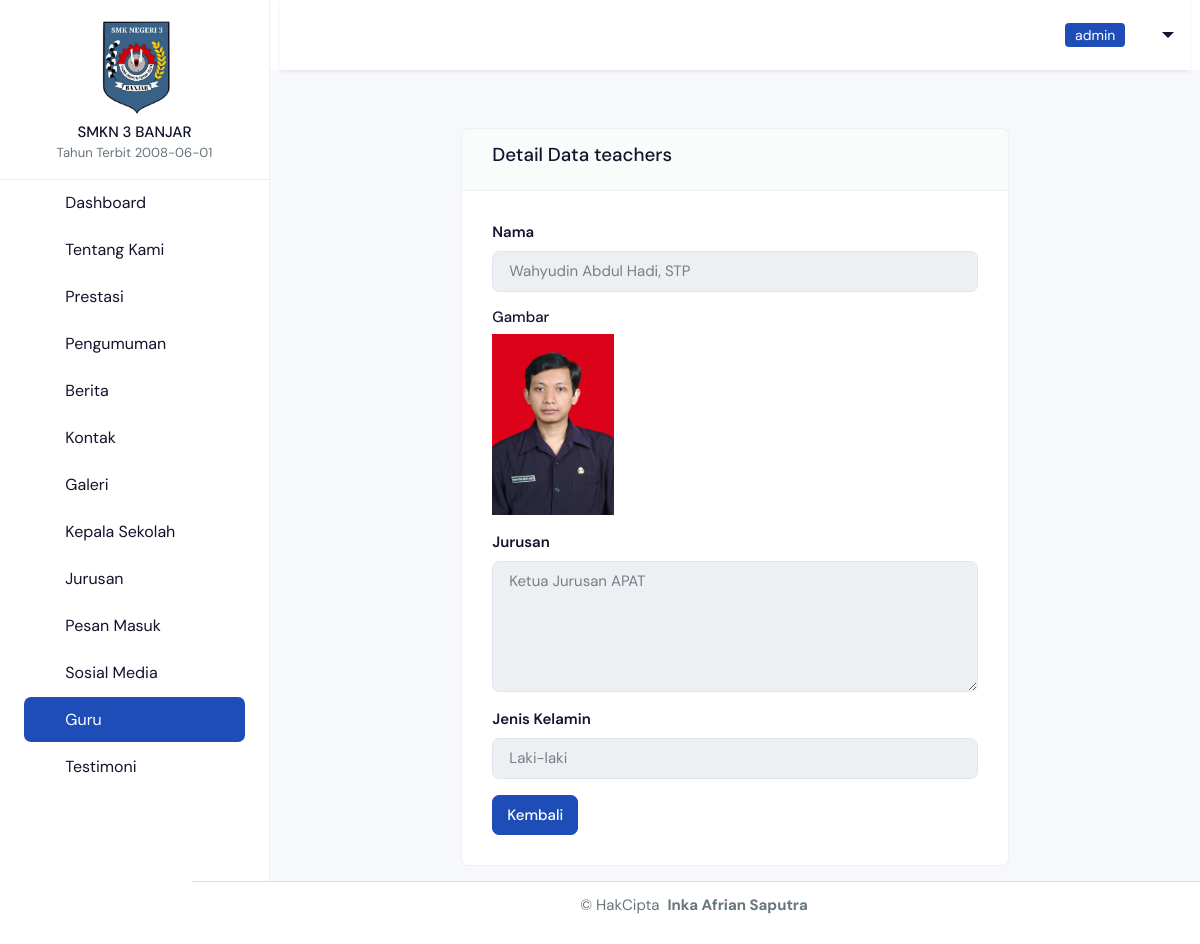
The app's page /backend/pages/teachers/detail.php?id=16 (signed in) with its own data.
### tables this page shows
CREATE TABLE `abouts` (
  `id` bigint NOT NULL,
  `school_name` varchar(255) NOT NULL,
  `school_logo` text NOT NULL,
  `school_banner` varchar(200) NOT NULL,
  `school_video` varchar(255) DEFAULT NULL,
  `school_tagline` varchar(255) NOT NULL,
  `school_description` text NOT NULL,
  `since` date NOT NULL,
  `alamat` varchar(255) NOT NULL
);

CREATE TABLE `teachers` (
  `id` bigint NOT NULL,
  `teachers_name` varchar(255) NOT NULL,
  `teachers_photo` text NOT NULL,
  `teachers_major` text NOT NULL,
  `gender` enum('Laki-laki','Perempuan') DEFAULT NULL
);

### backend/action/teachers/show.php (called while the page is built, shortened)
<?php
$id = $_GET['id'];
$qSelect = "SELECT * FROM teachers WHERE id='$id'";
$result = mysqli_query($connect, $qSelect) or die (mysqli_error($connect));
$teachers = $result->fetch_object();

### backend/pages/teachers/detail.php (the view, shortened to what this page needs)
<?php
$current_dir = 'teachers';
include '../../partials/header.php';
include '../../partials/sidebar.php';
include '../../partials/navbar.php';
?>
 <div id="layoutSidenav_content">
 <div class="row px-5 mt-5  justify-content-center">
    <div class="col-9">
        <div class="card">
            <div class="card-header">
                <h5>Detail Data teachers</h5>
            </div>
            <div class="card-body">
                <?php
                include '../../action/teachers/show.php';
                ?>
                <form action="../../action/teachers/update.php?id=<?= $teachers->id?>" method="POST" enctype="multipart/form-data">
                    <div class="mb-3">
                        <label for="teachers_nameInput" class="form-label">Nama</label>
                        <input type="text" name="teachers_name" class="form-control" id="teachers_nameInput" placeholder="Masukan judul..." required value="<?=$teachers->teachers_name?>" disabled>
                    </div>
                    <div class="mb-3">
                        <h6>Gambar</h6>
                        <img class="w-25" src="../../../storages/teachers/<?=$teachers->teachers_photo?>" alt="teachers_photo">
                    </div>
                    <div class="mb-3">
                        <label for="teachers_majorInput" class="form-label">Jurusan</label>
                        <textarea name="teachers_major" id="teachers_major" class="form-control" disabled placeholder="Masukan deskripsi..." rows="5"><?=$teachers->teachers_major?></textarea>
                    </div>
                      <div class="mb-3">
                    <label for="gender" class="form-label">Jenis Kelamin</label>
                    <select name="gender" id="gender" class="form-control" required value="<?=$teachers->gender?>" disabled>
                        <option  value="Laki-laki"  <?= ($teachers->gender == 'Laki-laki')? 'selected' : ''?>>Laki-laki</option>
                    </select>
                    </div>
                    <a href="./index.php" class="btn btn-primary">Kembali</a>
                </form>
            </div>
        </div>
    </div>
 </div>
    <?php
    include '../../partials/footer.php';
    include '../../partials/script.php';
    ?>

### backend/partials/sidebar.php (shortened to what this page needs)
<?php
$userRole = isset($_SESSION['user_role']) ? strtolower($_SESSION['user_role']) : null;
$qAbouts = "SELECT * FROM abouts LIMIT 1";
$result = mysqli_query($connect, $qAbouts) or die(mysqli_error($connect));
$item = $result->fetch_object();
?>
<body class="d-flex flex-column min-vh-100">
  <div class="page-wrapper" id="main-wrapper" data-layout="vertical" data-navbarbg="skin6" data-sidebartype="full"
    data-sidebar-position="fixed" data-header-position="fixed">
    <aside class="left-sidebar flex-shrink-0">
      <div>
        <div class="text-center py-3 border-bottom">
            <img src="../../../storages/about/<?= $item->school_logo ?>"
                alt="Logo Sekolah"
                class="img-fluid mb-2"
                style="max-width: 80px; height: auto; object-fit: contain; background: transparent;">
            <h6 class="text-dark fw-bold text-uppercase mb-0"><?= $item->school_name ?></h6>
            <small class="text-dark-50">Tahun Terbit <?= $item->since ?></small>
        </div>
        <nav class="sidebar-nav scroll-sidebar" data-simplebar="">
          <ul id="sidebarnav">
           <li class="sidebar-item">
  <a class="sidebar-link"  href="../dashboard/index.php">
    <i class="ti ti-layout-dashboard"></i>
    <span class="hide-menu">Dashboard</span>
  </a>
</li>
<?php if ($userRole === 'admin'): ?>
<li class="sidebar-item">
   <a class="sidebar-link  <?= ($current_dir == 'about') ? 'active' : '' ?>" href="../about/index.php">
    <i class="ti ti-info-circle"></i>
    <span class="hide-menu">Tentang Kami</span>
  </a>
</li>
<?php endif; ?>
<li class="sidebar-item">
  <a class="sidebar-link  <?= ($current_dir == 'achievement') ? 'active' : '' ?>" href="../achievement/index.php">
    <i class="ti ti-trophy"></i>
    <span class="hide-menu">Prestasi</span>
  </a>
</li>
<li class="sidebar-item">
  <a class="sidebar-link  <?= ($current_dir == 'announcements') ? 'active' : '' ?>" href="../announcements/index.php">
    <i class="ti ti-speakerphone"></i>
    <span class="hide-menu">Pengumuman</span>
  </a>
</li>
<li class="sidebar-item">
  <a class="sidebar-link  <?= ($current_dir == 'blog') ? 'active' : '' ?>" href="../blog/index.php">
    <i class="ti ti-notebook"></i>
    <span class="hide-menu">Berita</span>
  </a>
</li>
<?php if ($userRole === 'admin'): ?>
<li class="sidebar-item">
  <a class="sidebar-link  <?= ($current_dir == 'contact') ? 'active' : '' ?>" href="../contact/index.php">
    <i class="ti ti-phone"></i>
    <span class="hide-menu">Kontak</span>
  </a>
</li>
<?php endif; ?>
<li class="sidebar-item">
  <a class="sidebar-link  <?= ($current_dir == 'galleries') ? 'active' : '' ?>" href="../galleries/index.php">
    <i class="ti ti-photo"></i>
    <span class="hide-menu">Galeri</span>
  </a>
</li>
<?php if ($userRole === 'admin'): ?>
  <li class="sidebar-item">
    <a class="sidebar-link  <?= ($current_dir == 'headmasters') ? 'active' : '' ?>" href="../headmasters/index.php">
      <i class="ti ti-school"></i>
      <span class="hide-menu">Kepala Sekolah</span>
    </a>
  </li>
<?php endif; ?>
<?php if ($userRole === 'admin'): ?>
  <li class="sidebar-item ">
    <a class="sidebar-link  <?= ($current_dir == 'majors') ? 'active' : '' ?>" href="../majors/index.php">
      <i class="ti ti-books"></i>
      <span class="hide-menu">Jurusan</span>
    </a>
  </li>
<?php endif; ?>
<li class="sidebar-item">
  <a class="sidebar-link  <?= ($current_dir == 'message') ? 'active' : '' ?>" href="../message/index.php">
    <i class="ti ti-message-circle"></i>
    <span class="hide-menu">Pesan Masuk</span>
  </a>
</li>
<?php if ($userRole === 'admin'): ?>
<li class="sidebar-item">
  <a class="sidebar-link  <?= ($current_dir == 'social_media') ? 'active' : '' ?>" href="../social_media/index.php">
    <i class="ti ti-brand-facebook"></i>
    <span class="hide-menu">Sosial Media</span>
  </a>
</li>
<?php endif; ?>
<?php if ($userRole === 'admin'): ?>
<li class="sidebar-item">
  <a class="sidebar-link  <?= ($current_dir == 'teachers') ? 'active' : '' ?>" href="../teachers/index.php">
    <i class="ti ti-user"></i>
    <span class="hide-menu">Guru</span>
  </a>
</li>
<?php endif; ?>
<li class="sidebar-item">
  <a class="sidebar-link  <?= ($current_dir == 'testimonials') ? 'active' : '' ?>" href="../testimonials/index.php">
    <i class="ti ti-quote"></i>
    <span class="hide-menu">Testimoni</span>
  </a>
</li>
          </ul>
        </nav>
      </div>
    </aside>

### records on screen
abouts: school_logo (picture), school_name "SMKN 3 BANJAR", since "2008-06-01"
teachers: teachers_name "Wahyudin Abdul Hadi, STP", teachers_photo (picture), teachers_major "Ketua Jurusan APAT", gender "Laki-laki"

### other values on screen
$_SESSION['user_role'] "admin"
